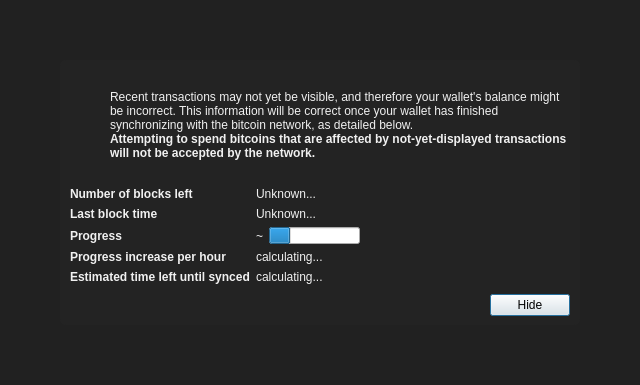
<?xml version="1.0" encoding="UTF-8"?>
<ui version="4.0">
 <class>ModalOverlay</class>
 <widget class="QWidget" name="ModalOverlay">
  <property name="geometry">
   <rect>
    <x>0</x>
    <y>0</y>
    <width>640</width>
    <height>385</height>
   </rect>
  </property>
  <property name="windowTitle">
   <string>Form</string>
  </property>
  <layout class="QVBoxLayout" name="verticalLayout" stretch="0">
   <property name="sizeConstraint">
    <enum>QLayout::SetDefaultConstraint</enum>
   </property>
   <property name="leftMargin">
    <number>0</number>
   </property>
   <property name="topMargin">
    <number>0</number>
   </property>
   <property name="rightMargin">
    <number>0</number>
   </property>
   <property name="bottomMargin">
    <number>0</number>
   </property>
   <item>
    <widget class="QWidget" name="bgWidget" native="true">
     <property name="styleSheet">
      <string notr="true">#bgWidget { background: rgba(0,0,0,220); }</string>
     </property>
     <layout class="QVBoxLayout" name="verticalLayoutMain" stretch="1">
      <property name="leftMargin">
       <number>60</number>
      </property>
      <property name="topMargin">
       <number>60</number>
      </property>
      <property name="rightMargin">
       <number>60</number>
      </property>
      <property name="bottomMargin">
       <number>60</number>
      </property>
      <item>
       <widget class="QWidget" name="contentWidget" native="true">
        <property name="styleSheet">
         <string notr="true">#contentWidget { background: rgba(35,35,35,240); border-radius: 6px; } QLabel { color: rgb(240,240,240);  }</string>
        </property>
        <layout class="QVBoxLayout" name="verticalLayoutSub" stretch="1,0,0,0">
         <property name="spacing">
          <number>0</number>
         </property>
         <property name="leftMargin">
          <number>10</number>
         </property>
         <property name="topMargin">
          <number>10</number>
         </property>
         <property name="rightMargin">
          <number>10</number>
         </property>
         <property name="bottomMargin">
          <number>10</number>
         </property>
         <item>
          <layout class="QHBoxLayout" name="horizontalLayoutIconText" stretch="0,1">
           <property name="topMargin">
            <number>20</number>
           </property>
           <item>
            <layout class="QVBoxLayout" name="verticalLayoutIcon">
             <property name="leftMargin">
              <number>0</number>
             </property>
             <item>
              <widget class="QPushButton" name="warningIcon">
               <property name="enabled">
                <bool>false</bool>
               </property>
               <property name="text">
                <string/>
               </property>
               <property name="icon">
                <iconset resource="../bitcoin.qrc">
                 <normaloff>:/icons/warning</normaloff>
                 <disabledoff>:/icons/warning</disabledoff>:/icons/warning</iconset>
               </property>
               <property name="iconSize">
                <size>
                 <width>48</width>
                 <height>48</height>
                </size>
               </property>
               <property name="flat">
                <bool>true</bool>
               </property>
              </widget>
             </item>
             <item>
              <spacer name="verticalSpacerWarningIcon">
               <property name="orientation">
                <enum>Qt::Vertical</enum>
               </property>
               <property name="sizeHint" stdset="0">
                <size>
                 <width>20</width>
                 <height>40</height>
                </size>
               </property>
              </spacer>
             </item>
            </layout>
           </item>
           <item>
            <layout class="QVBoxLayout" name="verticalLayoutInfoText">
             <property name="leftMargin">
              <number>0</number>
             </property>
             <property name="topMargin">
              <number>0</number>
             </property>
             <item>
              <widget class="QLabel" name="infoText">
               <property name="text">
                <string>Recent transactions may not yet be visible, and therefore your wallet's balance might be incorrect. This information will be correct once your wallet has finished synchronizing with the bitcoin network, as detailed below.</string>
               </property>
               <property name="textFormat">
                <enum>Qt::RichText</enum>
               </property>
               <property name="wordWrap">
                <bool>true</bool>
               </property>
              </widget>
             </item>
             <item>
              <widget class="QLabel" name="infoTextStrong">
               <property name="font">
                <font>
                 <bold>true</bold>
                </font>
               </property>
               <property name="text">
                <string>Attempting to spend bitcoins that are affected by not-yet-displayed transactions will not be accepted by the network.</string>
               </property>
               <property name="textFormat">
                <enum>Qt::RichText</enum>
               </property>
               <property name="wordWrap">
                <bool>true</bool>
               </property>
              </widget>
             </item>
             <item>
              <spacer name="verticalSpacerInTextSpace">
               <property name="orientation">
                <enum>Qt::Vertical</enum>
               </property>
               <property name="sizeHint" stdset="0">
                <size>
                 <width>20</width>
                 <height>40</height>
                </size>
               </property>
              </spacer>
             </item>
            </layout>
           </item>
          </layout>
         </item>
         <item>
          <spacer name="verticalSpacerAfterText">
           <property name="orientation">
            <enum>Qt::Vertical</enum>
           </property>
           <property name="sizeHint" stdset="0">
            <size>
             <width>20</width>
             <height>40</height>
            </size>
           </property>
          </spacer>
         </item>
         <item>
          <layout class="QFormLayout" name="formLayout">
           <property name="fieldGrowthPolicy">
            <enum>QFormLayout::FieldsStayAtSizeHint</enum>
           </property>
           <property name="horizontalSpacing">
            <number>6</number>
           </property>
           <property name="verticalSpacing">
            <number>6</number>
           </property>
           <property name="topMargin">
            <number>10</number>
           </property>
           <item row="0" column="0">
            <widget class="QLabel" name="labelNumberOfBlocksLeft">
             <property name="font">
              <font>
               <bold>true</bold>
              </font>
             </property>
             <property name="text">
              <string>Number of blocks left</string>
             </property>
            </widget>
           </item>
           <item row="0" column="1">
            <widget class="QLabel" name="numberOfBlocksLeft">
             <property name="text">
              <string>Unknown...</string>
             </property>
            </widget>
           </item>
           <item row="1" column="0">
            <widget class="QLabel" name="labelLastBlockTime">
             <property name="font">
              <font>
               <bold>true</bold>
              </font>
             </property>
             <property name="text">
              <string>Last block time</string>
             </property>
            </widget>
           </item>
           <item row="1" column="1">
            <widget class="QLabel" name="newestBlockDate">
             <property name="sizePolicy">
              <sizepolicy hsizetype="Maximum" vsizetype="Preferred">
               <horstretch>0</horstretch>
               <verstretch>0</verstretch>
              </sizepolicy>
             </property>
             <property name="text">
              <string>Unknown...</string>
             </property>
            </widget>
           </item>
           <item row="2" column="0">
            <widget class="QLabel" name="labelSyncDone">
             <property name="font">
              <font>
               <bold>true</bold>
              </font>
             </property>
             <property name="text">
              <string>Progress</string>
             </property>
            </widget>
           </item>
           <item row="2" column="1">
            <layout class="QHBoxLayout" name="horizontalLayoutSync" stretch="0,1">
             <item>
              <widget class="QLabel" name="percentageProgress">
               <property name="text">
                <string notr="true">~</string>
               </property>
              </widget>
             </item>
             <item>
              <widget class="QProgressBar" name="progressBar">
               <property name="value">
                <number>24</number>
               </property>
               <property name="format">
                <string/>
               </property>
              </widget>
             </item>
            </layout>
           </item>
           <item row="4" column="0">
            <widget class="QLabel" name="labelProgressIncrease">
             <property name="font">
              <font>
               <bold>true</bold>
              </font>
             </property>
             <property name="text">
              <string>Progress increase per hour</string>
             </property>
            </widget>
           </item>
           <item row="4" column="1">
            <widget class="QLabel" name="progressIncreasePerH">
             <property name="text">
              <string>calculating...</string>
             </property>
            </widget>
           </item>
           <item row="5" column="0">
            <widget class="QLabel" name="labelEstimatedTimeLeft">
             <property name="font">
              <font>
               <bold>true</bold>
              </font>
             </property>
             <property name="text">
              <string>Estimated time left until synced</string>
             </property>
            </widget>
           </item>
           <item row="5" column="1">
            <widget class="QLabel" name="expectedTimeLeft">
             <property name="text">
              <string>calculating...</string>
             </property>
            </widget>
           </item>
          </layout>
         </item>
         <item>
          <layout class="QHBoxLayout" name="horizontalLayoutButtons">
           <property name="leftMargin">
            <number>10</number>
           </property>
           <property name="topMargin">
            <number>10</number>
           </property>
           <item>
            <spacer name="horizontalSpacer">
             <property name="orientation">
              <enum>Qt::Horizontal</enum>
             </property>
             <property name="sizeHint" stdset="0">
              <size>
               <width>40</width>
               <height>20</height>
              </size>
             </property>
            </spacer>
           </item>
           <item>
            <widget class="QPushButton" name="closeButton">
             <property name="focusPolicy">
              <enum>Qt::StrongFocus</enum>
             </property>
             <property name="text">
              <string>Hide</string>
             </property>
             <property name="shortcut">
              <string>Esc</string>
             </property>
             <property name="default">
              <bool>true</bool>
             </property>
            </widget>
           </item>
          </layout>
         </item>
        </layout>
       </widget>
      </item>
     </layout>
    </widget>
   </item>
  </layout>
 </widget>
 <resources>
  <include location="../bitcoin.qrc"/>
 </resources>
 <connections/>
</ui>
